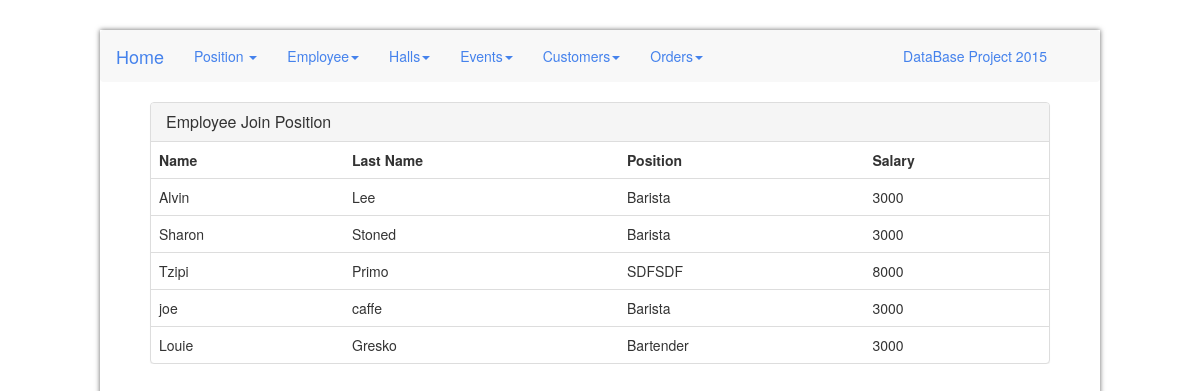
The app's page /view/show_emp_pos.php with its own data.
### tables this page shows
CREATE TABLE IF NOT EXISTS `employee` (
  `idEmployee` int(11) NOT NULL,
  `name` varchar(45) DEFAULT NULL,
  `family` varchar(45) DEFAULT NULL,
  `address` varchar(45) DEFAULT NULL,
  `phone` varchar(45) DEFAULT NULL,
  `Manager_idManager` int(11) NOT NULL,
  `Position_code` int(11) NOT NULL
);

CREATE TABLE IF NOT EXISTS `position` (
  `code` int(11) NOT NULL,
  `description` text,
  `salary` double DEFAULT NULL
);

### view/show_emp_pos.php (the view, shortened to what this page needs)
<!DOCTYPE html>
<head xmlns="http://www.w3.org/1999/html">
    <link rel="stylesheet" type="text/css" href="../css/bootstrap.css">
    <link rel="stylesheet" type="text/css" href="../css/style.css">
</head>
<body>
<div id=wrapper>
    <div id=header>
        <div class="navbar navbar-default">
            <div class="navbar-header">
                <a class="navbar-brand" href="index.php">Home</a>
            </div>
            <div class="navbar-collapse collapse navbar-responsive-collapse">
                <ul class="nav navbar-nav">
                    <li class="dropdown">
                        <a href="show_positions.php" class="dropdown-toggle" data-toggle="dropdown">Position <b class="caret"></b></a>
                    </li>
                    <li class="dropdown">
                        <a href="show_positions.php" class="dropdown-toggle" data-toggle="dropdown">Employee<b class="caret"></b></a>
                    </li>
                    <li class="dropdown">
                        <a href="show_positions.php" class="dropdown-toggle" data-toggle="dropdown">Halls<b class="caret"></b></a>
                    </li>
                    <li class="dropdown">
                        <a href="show_positions.php" class="dropdown-toggle" data-toggle="dropdown">Events<b class="caret"></b></a>
                    </li>
                    <li class="dropdown">
                        <a href="show_positions.php" class="dropdown-toggle" data-toggle="dropdown">Customers<b class="caret"></b></a>
                    </li>
                    <li class="dropdown">
                        <a  href="show_positions.php" class="dropdown-toggle" data-toggle="dropdown">Orders<b class="caret"></b></a>
                    </li>
                    <li id="side_title"><a disable="disabled" href="#">DataBase Project 2015</a></li>
                </ul>
            </div>
        </div>
    </div>
    <main>
        <div class="panel panel-default data-content">
            <div class="panel-heading">
                <h3 class="panel-title">Employee Join Position</h3>
            </div>
            <table class="table">
                <tr>
                    <th>Name</th>
                    <th>Last Name</th>
                    <th>Position</th>
                    <th>Salary</th>
                </tr>
                <?php
                $servername = "localhost";
                $username = "apple";
                $password = "pie";
                $dbname = "mydb";
                $conn = mysqli_connect($servername, $username, $password, $dbname);
                $sql = "SELECT name,family,position.description,position.salary
                        FROM employee
                        INNER JOIN position
                        ON employee.Position_code=position.code";
                $result = mysqli_query($conn, $sql);
                if (mysqli_num_rows($result) > 0) {
                    while ($row = mysqli_fetch_assoc($result)) {
                        echo "<td>" . $row["name"] . "</td>" .
                            "<td>" . $row["family"] . "</td>" .
                            "<td>" .$row["description"]. "</td>" .
                            "<td>" .$row["salary"]. "</td>" .
                            "</tr>";
                    }
                }
                else {
                    echo "0 results";
                }
                ?>
            </table>
        </div>
    </main>
</div>
</body>
</html>

### css/style.css (style rules this page uses)
#wrapper { position:relative; max-width : 1000px; min-height: 510px; margin : auto; margin-top:30px; -webkit-box-shadow: 0 0 5px rgba(0, 0, 0, 0.6); -moz-box-shadow: 0 0 5px rgba(0, 0, 0, 0.6); box-shadow: 0 0 5px rgba(0, 0, 0, 0.6); }
main { height:100%; overflow:auto ; }
.data-content { position:relative; margin:auto; width:900px; }
#side_title { margin-left:170px ; color:#4582EC; text-align: center; }

### records on screen
employee: name "Alvin", family "Lee", Position_code.description "Barista", Position_code.salary "3000"
employee: name "Sharon", family "Stoned", Position_code.description "Barista", Position_code.salary "3000"
employee: name "Tzipi", family "Primo", Position_code.description "SDFSDF", Position_code.salary "8000"
employee: name "joe", family "caffe", Position_code.description "Barista", Position_code.salary "3000"
employee: name "Louie", family "Gresko", Position_code.description "Bartender", Position_code.salary "3000"
